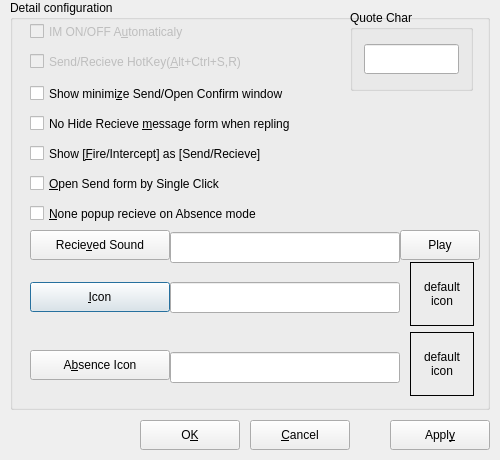
<?xml version="1.0" encoding="UTF-8"?>
<ui version="4.0">
 <class>KIPMsgDetailConfigDialogBase</class>
 <widget class="QDialog" name="KIPMsgDetailConfigDialogBase">
  <property name="geometry">
   <rect>
    <x>0</x>
    <y>0</y>
    <width>500</width>
    <height>460</height>
   </rect>
  </property>
  <property name="sizePolicy">
   <sizepolicy hsizetype="Fixed" vsizetype="Fixed">
    <horstretch>0</horstretch>
    <verstretch>0</verstretch>
   </sizepolicy>
  </property>
  <property name="minimumSize">
   <size>
    <width>500</width>
    <height>460</height>
   </size>
  </property>
  <property name="maximumSize">
   <size>
    <width>500</width>
    <height>460</height>
   </size>
  </property>
  <property name="baseSize">
   <size>
    <width>500</width>
    <height>685</height>
   </size>
  </property>
  <property name="windowTitle">
   <string>KIpMessenger Detail &amp; Configuration</string>
  </property>
  <property name="modal">
   <bool>true</bool>
  </property>
  <widget class="QGroupBox" name="groupBox16">
   <property name="geometry">
    <rect>
     <x>10</x>
     <y>0</y>
     <width>480</width>
     <height>410</height>
    </rect>
   </property>
   <property name="title">
    <string>Detail configuration</string>
   </property>
   <widget class="QCheckBox" name="m_ConfirmIconCheckbox">
    <property name="geometry">
     <rect>
      <x>20</x>
      <y>82</y>
      <width>450</width>
      <height>23</height>
     </rect>
    </property>
    <property name="text">
     <string>Show minimi&amp;ze Send/Open Confirm window</string>
    </property>
    <property name="shortcut">
     <string>Alt+Z</string>
    </property>
   </widget>
   <widget class="QCheckBox" name="m_NoHideCheckbox">
    <property name="geometry">
     <rect>
      <x>20</x>
      <y>112</y>
      <width>450</width>
      <height>23</height>
     </rect>
    </property>
    <property name="text">
     <string>No Hide Recieve &amp;message form when repling</string>
    </property>
    <property name="shortcut">
     <string>Alt+M</string>
    </property>
   </widget>
   <widget class="QGroupBox" name="groupBox17">
    <property name="geometry">
     <rect>
      <x>340</x>
      <y>10</y>
      <width>123</width>
      <height>81</height>
     </rect>
    </property>
    <property name="title">
     <string>Quote Char</string>
    </property>
    <layout class="QHBoxLayout">
     <item>
      <widget class="KLineEdit" name="m_QuoteCharEditbox">
       <property name="minimumSize">
        <size>
         <width>0</width>
         <height>30</height>
        </size>
       </property>
      </widget>
     </item>
    </layout>
   </widget>
   <widget class="QCheckBox" name="m_IMEAutomaticalyCheckbox">
    <property name="enabled">
     <bool>false</bool>
    </property>
    <property name="geometry">
     <rect>
      <x>20</x>
      <y>20</y>
      <width>280</width>
      <height>23</height>
     </rect>
    </property>
    <property name="text">
     <string>IM ON/OFF A&amp;utomaticaly</string>
    </property>
    <property name="shortcut">
     <string>Alt+U</string>
    </property>
   </widget>
   <widget class="QCheckBox" name="m_HotKeyCheckbox">
    <property name="enabled">
     <bool>false</bool>
    </property>
    <property name="geometry">
     <rect>
      <x>20</x>
      <y>50</y>
      <width>310</width>
      <height>23</height>
     </rect>
    </property>
    <property name="text">
     <string>Send/Recieve HotKey(&amp;Alt+Ctrl+S,R)</string>
    </property>
    <property name="shortcut">
     <string>Alt+A</string>
    </property>
   </widget>
   <widget class="QLabel" name="m_PreviewAbsenceIconLabel">
    <property name="geometry">
     <rect>
      <x>400</x>
      <y>332</y>
      <width>64</width>
      <height>64</height>
     </rect>
    </property>
    <property name="frameShape">
     <enum>QFrame::Box</enum>
    </property>
    <property name="text">
     <string>default
icon</string>
    </property>
    <property name="alignment">
     <set>Qt::AlignCenter</set>
    </property>
    <property name="wordWrap">
     <bool>false</bool>
    </property>
   </widget>
   <widget class="KPushButton" name="m_IconButton">
    <property name="geometry">
     <rect>
      <x>20</x>
      <y>282</y>
      <width>140</width>
      <height>30</height>
     </rect>
    </property>
    <property name="text">
     <string>&amp;Icon</string>
    </property>
    <property name="shortcut">
     <string>Alt+I</string>
    </property>
   </widget>
   <widget class="KLineEdit" name="m_RecieveSoundFileNameEditbox">
    <property name="geometry">
     <rect>
      <x>160</x>
      <y>232</y>
      <width>230</width>
      <height>31</height>
     </rect>
    </property>
   </widget>
   <widget class="QCheckBox" name="m_OpenBySingleClickCheckbox">
    <property name="geometry">
     <rect>
      <x>20</x>
      <y>172</y>
      <width>450</width>
      <height>23</height>
     </rect>
    </property>
    <property name="text">
     <string>&amp;Open Send form by Single Click</string>
    </property>
    <property name="shortcut">
     <string>Alt+O</string>
    </property>
   </widget>
   <widget class="KPushButton" name="m_RecieveSoundButton">
    <property name="geometry">
     <rect>
      <x>20</x>
      <y>230</y>
      <width>140</width>
      <height>30</height>
     </rect>
    </property>
    <property name="text">
     <string>Recie&amp;ved Sound</string>
    </property>
    <property name="shortcut">
     <string>Alt+V</string>
    </property>
   </widget>
   <widget class="QCheckBox" name="m_FireInterceptCheckbox">
    <property name="geometry">
     <rect>
      <x>20</x>
      <y>142</y>
      <width>450</width>
      <height>23</height>
     </rect>
    </property>
    <property name="text">
     <string>Show [&amp;Fire/Intercept] as [Send/Recieve]</string>
    </property>
    <property name="shortcut">
     <string>Alt+F</string>
    </property>
   </widget>
   <widget class="KPushButton" name="m_AbsenceIconButton">
    <property name="geometry">
     <rect>
      <x>20</x>
      <y>350</y>
      <width>140</width>
      <height>30</height>
     </rect>
    </property>
    <property name="text">
     <string>A&amp;bsence Icon</string>
    </property>
    <property name="shortcut">
     <string>Alt+B</string>
    </property>
   </widget>
   <widget class="KPushButton" name="m_PlayButton">
    <property name="geometry">
     <rect>
      <x>390</x>
      <y>230</y>
      <width>80</width>
      <height>30</height>
     </rect>
    </property>
    <property name="text">
     <string>Play</string>
    </property>
   </widget>
   <widget class="QCheckBox" name="m_NonePopupOnAbsenceCheckbox">
    <property name="geometry">
     <rect>
      <x>20</x>
      <y>202</y>
      <width>450</width>
      <height>23</height>
     </rect>
    </property>
    <property name="text">
     <string>&amp;None popup recieve on Absence mode</string>
    </property>
    <property name="shortcut">
     <string>Alt+N</string>
    </property>
   </widget>
   <widget class="QLabel" name="m_PreviewIconLabel">
    <property name="geometry">
     <rect>
      <x>400</x>
      <y>262</y>
      <width>64</width>
      <height>64</height>
     </rect>
    </property>
    <property name="frameShape">
     <enum>QFrame::Box</enum>
    </property>
    <property name="text">
     <string>default
icon</string>
    </property>
    <property name="alignment">
     <set>Qt::AlignCenter</set>
    </property>
    <property name="wordWrap">
     <bool>false</bool>
    </property>
   </widget>
   <widget class="KLineEdit" name="m_AbsenceIconFileNameEditbox">
    <property name="geometry">
     <rect>
      <x>160</x>
      <y>352</y>
      <width>230</width>
      <height>31</height>
     </rect>
    </property>
   </widget>
   <widget class="KLineEdit" name="m_IconFileNameEditbox">
    <property name="geometry">
     <rect>
      <x>160</x>
      <y>282</y>
      <width>230</width>
      <height>31</height>
     </rect>
    </property>
   </widget>
  </widget>
  <widget class="QFrame" name="frame5">
   <property name="geometry">
    <rect>
     <x>10</x>
     <y>420</y>
     <width>480</width>
     <height>30</height>
    </rect>
   </property>
   <property name="frameShape">
    <enum>QFrame::NoFrame</enum>
   </property>
   <property name="frameShadow">
    <enum>QFrame::Raised</enum>
   </property>
   <property name="lineWidth">
    <number>0</number>
   </property>
   <widget class="KPushButton" name="m_CancelButton">
    <property name="geometry">
     <rect>
      <x>240</x>
      <y>0</y>
      <width>100</width>
      <height>30</height>
     </rect>
    </property>
    <property name="text">
     <string>&amp;Cancel</string>
    </property>
    <property name="shortcut">
     <string>Alt+C</string>
    </property>
   </widget>
   <widget class="KPushButton" name="m_ApplyButton">
    <property name="geometry">
     <rect>
      <x>380</x>
      <y>0</y>
      <width>100</width>
      <height>30</height>
     </rect>
    </property>
    <property name="text">
     <string>Appl&amp;y</string>
    </property>
    <property name="shortcut">
     <string>Alt+Y</string>
    </property>
   </widget>
   <widget class="KPushButton" name="m_OKButton">
    <property name="geometry">
     <rect>
      <x>130</x>
      <y>0</y>
      <width>100</width>
      <height>30</height>
     </rect>
    </property>
    <property name="text">
     <string>O&amp;K</string>
    </property>
    <property name="shortcut">
     <string>Alt+K</string>
    </property>
   </widget>
  </widget>
 </widget>
 <layoutdefault spacing="6" margin="11"/>
 <customwidgets>
  <customwidget>
   <class>KPushButton</class>
   <extends>QPushButton</extends>
   <header>kpushbutton.h</header>
  </customwidget>
  <customwidget>
   <class>KLineEdit</class>
   <extends>QLineEdit</extends>
   <header>klineedit.h</header>
  </customwidget>
 </customwidgets>
 <tabstops>
  <tabstop>m_IMEAutomaticalyCheckbox</tabstop>
  <tabstop>m_HotKeyCheckbox</tabstop>
  <tabstop>m_ConfirmIconCheckbox</tabstop>
  <tabstop>m_NoHideCheckbox</tabstop>
  <tabstop>m_FireInterceptCheckbox</tabstop>
  <tabstop>m_OpenBySingleClickCheckbox</tabstop>
  <tabstop>m_NonePopupOnAbsenceCheckbox</tabstop>
  <tabstop>m_RecieveSoundButton</tabstop>
  <tabstop>m_RecieveSoundFileNameEditbox</tabstop>
  <tabstop>m_PlayButton</tabstop>
  <tabstop>m_IconButton</tabstop>
  <tabstop>m_IconFileNameEditbox</tabstop>
  <tabstop>m_AbsenceIconButton</tabstop>
  <tabstop>m_AbsenceIconFileNameEditbox</tabstop>
  <tabstop>m_OKButton</tabstop>
  <tabstop>m_CancelButton</tabstop>
  <tabstop>m_ApplyButton</tabstop>
 </tabstops>
 <includes>
  <include location="local">klineedit.h</include>
  <include location="local">kpushbutton.h</include>
  <include location="local">klineedit.h</include>
  <include location="local">kpushbutton.h</include>
  <include location="local">kpushbutton.h</include>
  <include location="local">kpushbutton.h</include>
  <include location="local">klineedit.h</include>
  <include location="local">klineedit.h</include>
  <include location="local">kpushbutton.h</include>
  <include location="local">kpushbutton.h</include>
  <include location="local">kpushbutton.h</include>
 </includes>
 <resources/>
 <connections>
  <connection>
   <sender>m_AbsenceIconButton</sender>
   <signal>clicked()</signal>
   <receiver>KIPMsgDetailConfigDialogBase</receiver>
   <slot>slotAbsenceIconClicked()</slot>
   <hints>
    <hint type="sourcelabel">
     <x>20</x>
     <y>20</y>
    </hint>
    <hint type="destinationlabel">
     <x>20</x>
     <y>20</y>
    </hint>
   </hints>
  </connection>
  <connection>
   <sender>m_AbsenceIconFileNameEditbox</sender>
   <signal>textChanged(QString)</signal>
   <receiver>KIPMsgDetailConfigDialogBase</receiver>
   <slot>slotAbsenceIconNameChanged(QString)</slot>
   <hints>
    <hint type="sourcelabel">
     <x>20</x>
     <y>20</y>
    </hint>
    <hint type="destinationlabel">
     <x>20</x>
     <y>20</y>
    </hint>
   </hints>
  </connection>
  <connection>
   <sender>m_ApplyButton</sender>
   <signal>clicked()</signal>
   <receiver>KIPMsgDetailConfigDialogBase</receiver>
   <slot>slotApplyClicked()</slot>
   <hints>
    <hint type="sourcelabel">
     <x>20</x>
     <y>20</y>
    </hint>
    <hint type="destinationlabel">
     <x>20</x>
     <y>20</y>
    </hint>
   </hints>
  </connection>
  <connection>
   <sender>m_CancelButton</sender>
   <signal>clicked()</signal>
   <receiver>KIPMsgDetailConfigDialogBase</receiver>
   <slot>slotCancelClicked()</slot>
   <hints>
    <hint type="sourcelabel">
     <x>20</x>
     <y>20</y>
    </hint>
    <hint type="destinationlabel">
     <x>20</x>
     <y>20</y>
    </hint>
   </hints>
  </connection>
  <connection>
   <sender>m_OKButton</sender>
   <signal>clicked()</signal>
   <receiver>KIPMsgDetailConfigDialogBase</receiver>
   <slot>slotOkClicked()</slot>
   <hints>
    <hint type="sourcelabel">
     <x>20</x>
     <y>20</y>
    </hint>
    <hint type="destinationlabel">
     <x>20</x>
     <y>20</y>
    </hint>
   </hints>
  </connection>
  <connection>
   <sender>m_PlayButton</sender>
   <signal>clicked()</signal>
   <receiver>KIPMsgDetailConfigDialogBase</receiver>
   <slot>slotPlaySoundClicked()</slot>
   <hints>
    <hint type="sourcelabel">
     <x>20</x>
     <y>20</y>
    </hint>
    <hint type="destinationlabel">
     <x>20</x>
     <y>20</y>
    </hint>
   </hints>
  </connection>
  <connection>
   <sender>m_RecieveSoundButton</sender>
   <signal>clicked()</signal>
   <receiver>KIPMsgDetailConfigDialogBase</receiver>
   <slot>slotRecievedSoundClicked()</slot>
   <hints>
    <hint type="sourcelabel">
     <x>20</x>
     <y>20</y>
    </hint>
    <hint type="destinationlabel">
     <x>20</x>
     <y>20</y>
    </hint>
   </hints>
  </connection>
  <connection>
   <sender>m_IconButton</sender>
   <signal>clicked()</signal>
   <receiver>KIPMsgDetailConfigDialogBase</receiver>
   <slot>slotIconClicked()</slot>
   <hints>
    <hint type="sourcelabel">
     <x>20</x>
     <y>20</y>
    </hint>
    <hint type="destinationlabel">
     <x>20</x>
     <y>20</y>
    </hint>
   </hints>
  </connection>
  <connection>
   <sender>m_IconFileNameEditbox</sender>
   <signal>textChanged(QString)</signal>
   <receiver>KIPMsgDetailConfigDialogBase</receiver>
   <slot>slotIconNameChanged(QString)</slot>
   <hints>
    <hint type="sourcelabel">
     <x>20</x>
     <y>20</y>
    </hint>
    <hint type="destinationlabel">
     <x>20</x>
     <y>20</y>
    </hint>
   </hints>
  </connection>
 </connections>
</ui>
